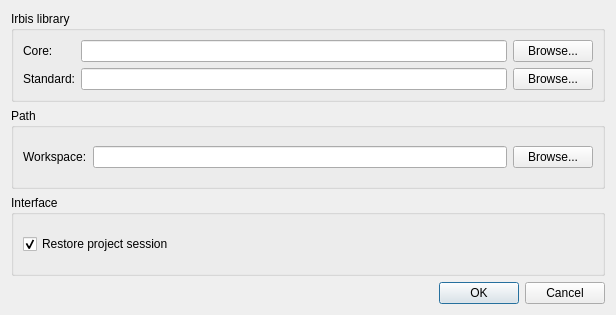
<?xml version="1.0" encoding="UTF-8"?>
<ui version="4.0">
 <class>Options</class>
 <widget class="QDialog" name="Options">
  <property name="geometry">
   <rect>
    <x>0</x>
    <y>0</y>
    <width>616</width>
    <height>315</height>
   </rect>
  </property>
  <property name="windowTitle">
   <string>Options</string>
  </property>
  <layout class="QVBoxLayout" name="verticalLayout">
   <item>
    <widget class="QGroupBox" name="groupBox">
     <property name="title">
      <string>Irbis library</string>
     </property>
     <layout class="QGridLayout" name="gridLayout_2">
      <item row="0" column="0">
       <widget class="QLabel" name="label_2">
        <property name="text">
         <string>Core:</string>
        </property>
       </widget>
      </item>
      <item row="0" column="1">
       <layout class="QHBoxLayout" name="horizontalLayout">
        <item>
         <widget class="QLineEdit" name="lineEditCore"/>
        </item>
        <item>
         <widget class="QPushButton" name="pushButtonCore">
          <property name="text">
           <string>Browse...</string>
          </property>
         </widget>
        </item>
       </layout>
      </item>
      <item row="1" column="0">
       <widget class="QLabel" name="label_3">
        <property name="text">
         <string>Standard:</string>
        </property>
       </widget>
      </item>
      <item row="1" column="1">
       <layout class="QHBoxLayout" name="horizontalLayout_2">
        <item>
         <widget class="QLineEdit" name="lineEditStandard"/>
        </item>
        <item>
         <widget class="QPushButton" name="pushButtonStandard">
          <property name="text">
           <string>Browse...</string>
          </property>
         </widget>
        </item>
       </layout>
      </item>
     </layout>
    </widget>
   </item>
   <item>
    <widget class="QGroupBox" name="groupBoxPath">
     <property name="title">
      <string>Path</string>
     </property>
     <layout class="QGridLayout" name="gridLayout">
      <item row="0" column="0">
       <widget class="QLabel" name="label">
        <property name="text">
         <string>Workspace:</string>
        </property>
       </widget>
      </item>
      <item row="0" column="1">
       <widget class="QLineEdit" name="lineEditWorkspace"/>
      </item>
      <item row="0" column="2">
       <widget class="QPushButton" name="pushButtonWorkspace">
        <property name="text">
         <string>Browse...</string>
        </property>
       </widget>
      </item>
     </layout>
    </widget>
   </item>
   <item>
    <widget class="QGroupBox" name="groupBoxInterface">
     <property name="title">
      <string>Interface</string>
     </property>
     <layout class="QVBoxLayout" name="verticalLayout_2">
      <item>
       <widget class="QCheckBox" name="checkBoxSession">
        <property name="text">
         <string>Restore project session</string>
        </property>
        <property name="checked">
         <bool>true</bool>
        </property>
       </widget>
      </item>
     </layout>
    </widget>
   </item>
   <item>
    <widget class="QDialogButtonBox" name="buttonBox">
     <property name="orientation">
      <enum>Qt::Horizontal</enum>
     </property>
     <property name="standardButtons">
      <set>QDialogButtonBox::Cancel|QDialogButtonBox::Ok</set>
     </property>
    </widget>
   </item>
  </layout>
 </widget>
 <resources/>
 <connections>
  <connection>
   <sender>buttonBox</sender>
   <signal>accepted()</signal>
   <receiver>Options</receiver>
   <slot>accept()</slot>
   <hints>
    <hint type="sourcelabel">
     <x>248</x>
     <y>254</y>
    </hint>
    <hint type="destinationlabel">
     <x>157</x>
     <y>274</y>
    </hint>
   </hints>
  </connection>
  <connection>
   <sender>buttonBox</sender>
   <signal>rejected()</signal>
   <receiver>Options</receiver>
   <slot>reject()</slot>
   <hints>
    <hint type="sourcelabel">
     <x>316</x>
     <y>260</y>
    </hint>
    <hint type="destinationlabel">
     <x>286</x>
     <y>274</y>
    </hint>
   </hints>
  </connection>
 </connections>
</ui>
